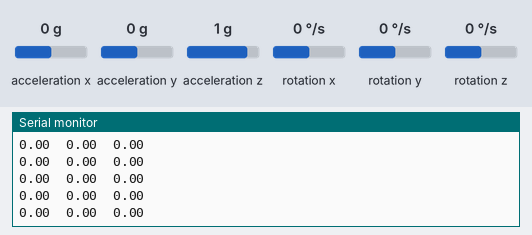
Bench run of a sketch on a simulated Arduino Uno, built with avr-gcc and run on an emulated ATmega328P. On the bench: the last lines printed to the serial monitor. Wiring (inferred from the names in the program): MPU-6050 motion sensor at I2C address 0x68; MPU-6050 motion sensor at I2C address 0x69. The test bench sets the inputs (shaded band); at power-on: acceleration y 0 g, acceleration z 1 g, acceleration x 0 g, rotation x 0 °/s, rotation y 0 °/s, rotation z 0 °/s.

Above: at 1.2 s.
1.3 s: acceleration y set to -1.4 g
At 1.37 s:
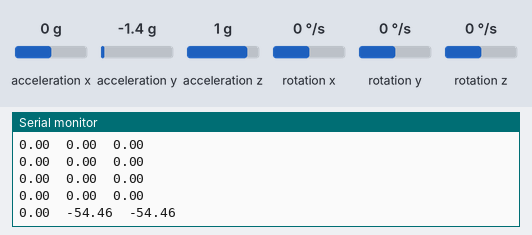
2.8 s: acceleration z set to -1.4 g
At 2.84 s:
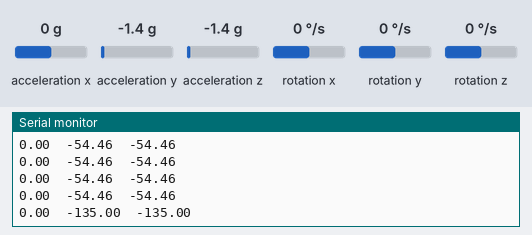
4.3 s: acceleration y set to -0.8 g
At 4.31 s:
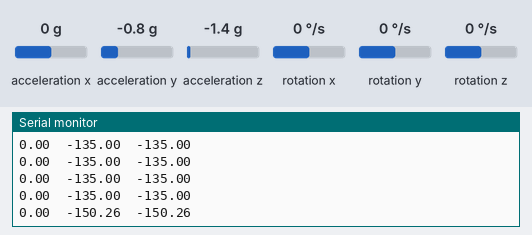
Timing chart, 0 to 7.3 s (numbered marks = the images above; inputs shaded):
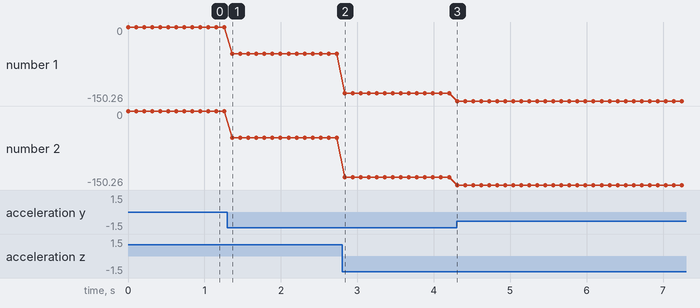

Measured:
- after the input at 1.3 s, the serial monitor: prints a new line after 0.07 s (image 1)
- after the input at 2.8 s, the serial monitor: prints a new line at once (image 2)
- after the input at 4.3 s, the serial monitor: prints a new line at once (image 3)
- plotted number 1: 0 → -54.46 after the input at 1.3 s, -54.46 → -135 after the input at 2.8 s, -135 → -150.26 after the input at 4.3 s
- plotted number 2: 0 → -54.46 after the input at 1.3 s, -54.46 → -135 after the input at 2.8 s, -135 → -150.26 after the input at 4.3 s

The sketch:

TwoMPU6050_angleMeasurement.ino
```cpp
#include<Wire.h>
#define M_PI 3.141592653589793238462643

const int MPUarm=0x68;  // I2C address of the MPU-6050
const int MPUprobe=0x69;  // I2C address of the MPU-6050
int16_t AcX,AcY,AcZ;
float RollArm, RollProbe;
void setup(){
  Wire.begin();
  Wire.beginTransmission(MPUarm);
  Wire.write(0x6B);  // PWR_MGMT_1 register
  Wire.write(0);     // set to zero (wakes up the MPU-6050)
  Wire.endTransmission(true);

  Wire.beginTransmission(MPUprobe);
  Wire.write(0x6B);  // PWR_MGMT_1 register
  Wire.write(0);     // set to zero (wakes up the MPU-6050)
  Wire.endTransmission(true);

  Serial.begin(115200);
}

void loop(){
  Wire.beginTransmission(MPUarm);
  Wire.write(0x3B);  // starting with register 0x3B (ACCEL_XOUT_H)
  Wire.endTransmission(false);
  Wire.requestFrom(MPUprobe,14,true);  // request a total of 14 registers
  AcX=Wire.read()<<8|Wire.read();  // 0x3B (ACCEL_XOUT_H) & 0x3C (ACCEL_XOUT_L)
  AcY=Wire.read()<<8|Wire.read();  // 0x3D (ACCEL_YOUT_H) & 0x3E (ACCEL_YOUT_L)
  AcZ=Wire.read()<<8|Wire.read();  // 0x3F (ACCEL_ZOUT_H) & 0x40 (ACCEL_ZOUT_L)
  RollArm = atan2(AcY, AcZ) * 180/M_PI;
  Serial.print(RollArm);
  Wire.beginTransmission(MPUprobe);
  Wire.write(0x3B);  // starting with register 0x3B (ACCEL_XOUT_H)
  Wire.endTransmission(false);
  Wire.requestFrom(MPUprobe,14,true);  // request a total of 14 registers
  AcX=Wire.read()<<8|Wire.read();  // 0x3B (ACCEL_XOUT_H) & 0x3C (ACCEL_XOUT_L)
  AcY=Wire.read()<<8|Wire.read();  // 0x3D (ACCEL_YOUT_H) & 0x3E (ACCEL_YOUT_L)
  AcZ=Wire.read()<<8|Wire.read();  // 0x3F (ACCEL_ZOUT_H) & 0x40 (ACCEL_ZOUT_L)
  RollProbe = atan2(AcY, AcZ) * 180/M_PI;
  Serial.print('\t');
  Serial.print(RollProbe);
  Serial.print('\t');
  Serial.println(RollProbe-RollArm);
  delay(100);
}
```
